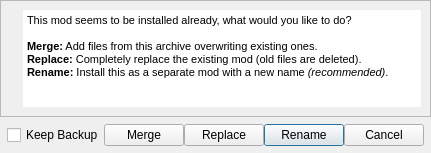
<?xml version="1.0" encoding="UTF-8"?>
<ui version="4.0">
 <class>QueryOverwriteDialog</class>
 <widget class="QDialog" name="QueryOverwriteDialog">
  <property name="geometry">
   <rect>
    <x>0</x>
    <y>0</y>
    <width>423</width>
    <height>153</height>
   </rect>
  </property>
  <property name="windowTitle">
   <string>Mod Exists</string>
  </property>
  <layout class="QVBoxLayout" name="verticalLayout" stretch="1,0">
   <property name="spacing">
    <number>0</number>
   </property>
   <property name="leftMargin">
    <number>0</number>
   </property>
   <property name="topMargin">
    <number>0</number>
   </property>
   <property name="rightMargin">
    <number>0</number>
   </property>
   <property name="bottomMargin">
    <number>0</number>
   </property>
   <item>
    <widget class="QFrame" name="frame_2">
     <property name="frameShape">
      <enum>QFrame::StyledPanel</enum>
     </property>
     <property name="frameShadow">
      <enum>QFrame::Raised</enum>
     </property>
     <layout class="QHBoxLayout" name="horizontalLayout_1" stretch="0,0">
      <item>
       <widget class="QLabel" name="iconLabel">
        <property name="text">
         <string/>
        </property>
        <property name="alignment">
         <set>Qt::AlignLeading|Qt::AlignLeft|Qt::AlignVCenter</set>
        </property>
       </widget>
      </item>
      <item>
       <widget class="QTextBrowser" name="textBrowser">
        <property name="frameShape">
         <enum>QFrame::NoFrame</enum>
        </property>
        <property name="frameShadow">
         <enum>QFrame::Plain</enum>
        </property>
        <property name="verticalScrollBarPolicy">
         <enum>Qt::ScrollBarAlwaysOff</enum>
        </property>
        <property name="horizontalScrollBarPolicy">
         <enum>Qt::ScrollBarAlwaysOff</enum>
        </property>
        <property name="sizeAdjustPolicy">
         <enum>QAbstractScrollArea::AdjustToContents</enum>
        </property>
        <property name="html">
         <string>&lt;!DOCTYPE HTML PUBLIC &quot;-//W3C//DTD HTML 4.0//EN&quot; &quot;http://www.w3.org/TR/REC-html40/strict.dtd&quot;&gt;
&lt;html&gt;&lt;head&gt;&lt;meta name=&quot;qrichtext&quot; content=&quot;1&quot; /&gt;&lt;style type=&quot;text/css&quot;&gt;
p, li { white-space: pre-wrap; }
&lt;/style&gt;&lt;/head&gt;&lt;body style=&quot; font-family:'MS Shell Dlg 2'; font-size:8.25pt; font-weight:400; font-style:normal;&quot;&gt;
&lt;p style=&quot; margin-top:0px; margin-bottom:0px; margin-left:0px; margin-right:0px; -qt-block-indent:0; text-indent:0px;&quot;&gt;This mod seems to be installed already, what would you like to do?&lt;/p&gt;
&lt;p style=&quot; margin-top:0px; margin-bottom:0px; margin-left:0px; margin-right:0px; -qt-block-indent:0; text-indent:0px;&quot;&gt;&lt;br /&gt;&lt;span style=&quot; font-weight:600;&quot;&gt;Merge:&lt;/span&gt; Add files from this archive overwriting existing ones.&lt;/p&gt;
&lt;p style=&quot; margin-top:0px; margin-bottom:0px; margin-left:0px; margin-right:0px; -qt-block-indent:0; text-indent:0px;&quot;&gt;&lt;span style=&quot; font-weight:600;&quot;&gt;Replace:&lt;/span&gt; Completely replace the existing mod (old files are deleted).&lt;/p&gt;
&lt;p style=&quot; margin-top:0px; margin-bottom:0px; margin-left:0px; margin-right:0px; -qt-block-indent:0; text-indent:0px;&quot;&gt;&lt;span style=&quot; font-weight:600;&quot;&gt;Rename:&lt;/span&gt; Install this as a separate mod with a new name&lt;span style=&quot; font-style:italic;&quot;&gt; (recommended)&lt;/span&gt;.&lt;/p&gt;&lt;/body&gt;&lt;/html&gt;</string>
        </property>
       </widget>
      </item>
     </layout>
    </widget>
   </item>
   <item>
    <layout class="QHBoxLayout" name="horizontalLayout">
     <property name="leftMargin">
      <number>7</number>
     </property>
     <property name="topMargin">
      <number>7</number>
     </property>
     <property name="rightMargin">
      <number>7</number>
     </property>
     <property name="bottomMargin">
      <number>7</number>
     </property>
     <item>
      <widget class="QCheckBox" name="backupBox">
       <property name="text">
        <string>Keep Backup</string>
       </property>
      </widget>
     </item>
     <item>
      <widget class="QPushButton" name="mergeBtn">
       <property name="text">
        <string>Merge</string>
       </property>
      </widget>
     </item>
     <item>
      <widget class="QPushButton" name="replaceBtn">
       <property name="text">
        <string>Replace</string>
       </property>
      </widget>
     </item>
     <item>
      <widget class="QPushButton" name="renameBtn">
       <property name="text">
        <string>Rename</string>
       </property>
       <property name="default">
        <bool>true</bool>
       </property>
      </widget>
     </item>
     <item>
      <widget class="QPushButton" name="cancelBtn">
       <property name="text">
        <string>Cancel</string>
       </property>
      </widget>
     </item>
    </layout>
   </item>
  </layout>
 </widget>
 <resources/>
 <connections/>
</ui>
